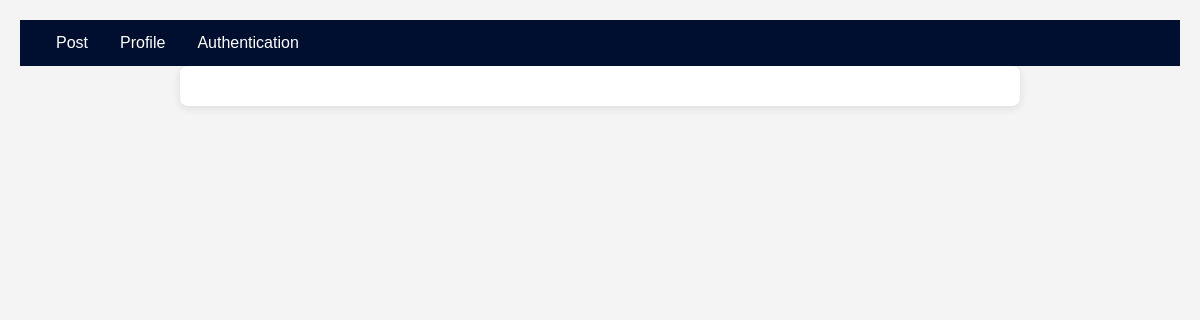
Page /mainprofile/6 on the earlier database version.
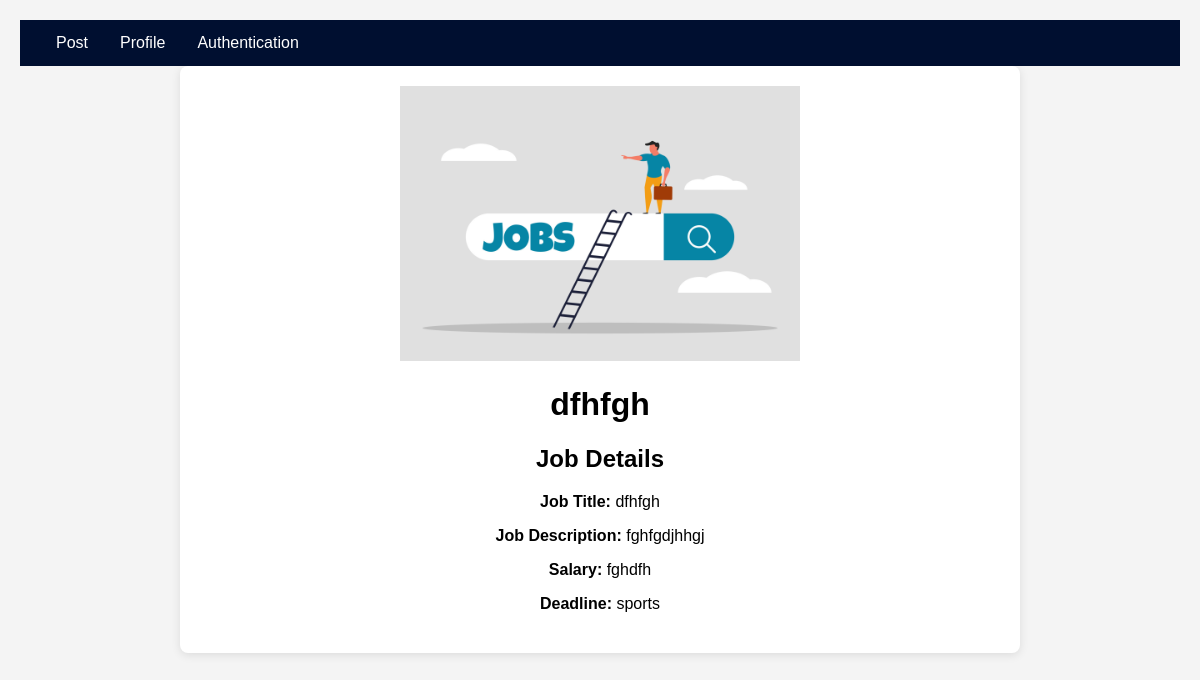
Same page on the later database version.
### myapp/models.py (models this page shows, shortened)
class JobModel(models.Model):
    JOB_TYPE_CHOICES = [
        ('fulltime', 'Full-time'),
        ('parttime', 'Part-time'),
    ]
    user = models.ForeignKey(Custom_user, on_delete=models.CASCADE)
    job_title = models.CharField(max_length=255, null=True)
    Number_of_opening = models.PositiveIntegerField(null=True)
    Category = models.CharField(choices=JOB_TYPE_CHOICES,max_length=255, null=True)
    Job_Description = models.TextField(max_length=255, null=True)
    Skills = models.CharField(max_length=255, null=True)
    company_logo=models.ImageField(upload_to='Media/Blog_Pic',null=True)

### myproject/views.py (the view)
# urls.py: path('mainprofile/<int:id>', mainprofile, name='mainprofile'),
def mainprofile(req,id):
    current_user=req.user
    Job=JobModel.objects.filter(id=id)
    text={
        'Job':Job,
    }
    return render(req,'mainprofile.html',text)

### template/mainprofile.html (shortened to what this page needs)
{% extends 'base.html' %}
{% block body %}
<!DOCTYPE html>
<html lang="en">
<head>
</head>
<body>
    <div class="container">
        {% for i in Job %}
        <header class="profile-header">
            <img src="/{{ i.company_logo }}" alt="Company Logo" class="company-logo">
            <h1>{{ i.job_title }}</h1>
        </header>
        <section class="job-details">
            <h1>Job Details</h1>
            <p><strong>Job Title:</strong> {{ i.job_title }}</p>
            <p><strong>Job Description:</strong> {{ i.Job_Description }}</p>
            <p><strong>Salary:</strong> {{ i.Skills }}</p>
            <p><strong>Deadline:</strong> {{ i.Category }}</p>
        </section>
        {% endfor %}
    </div>
</body>
</html>
{% endblock body %}

Differences in the rows shown:
added JobModel: company_logo (picture), job_title "dfhfgh", Job_Description "fghfgdjhhgj", Skills "fghdfh", Category "sports"
